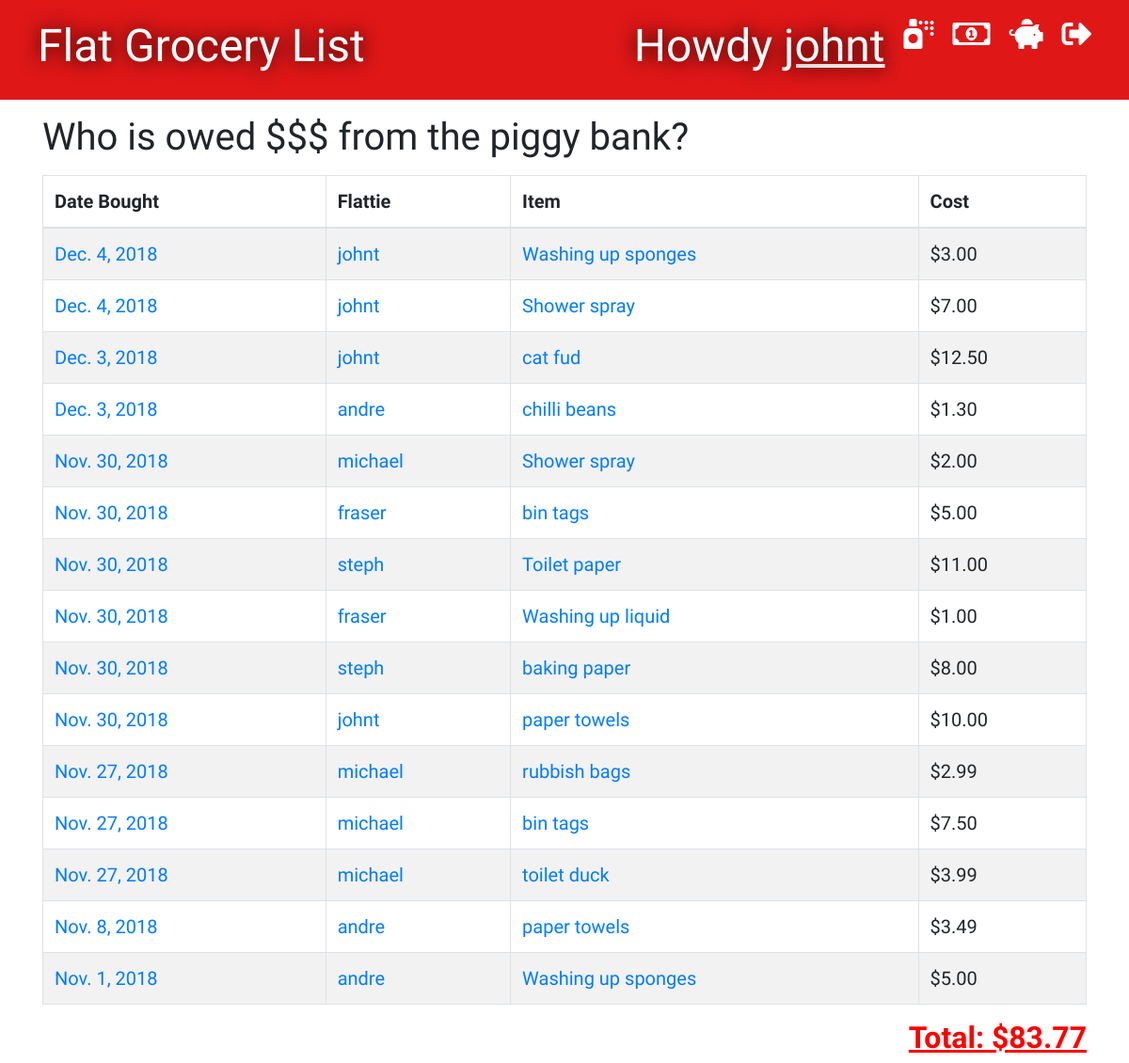
Page / (signed in) on the earlier database version.
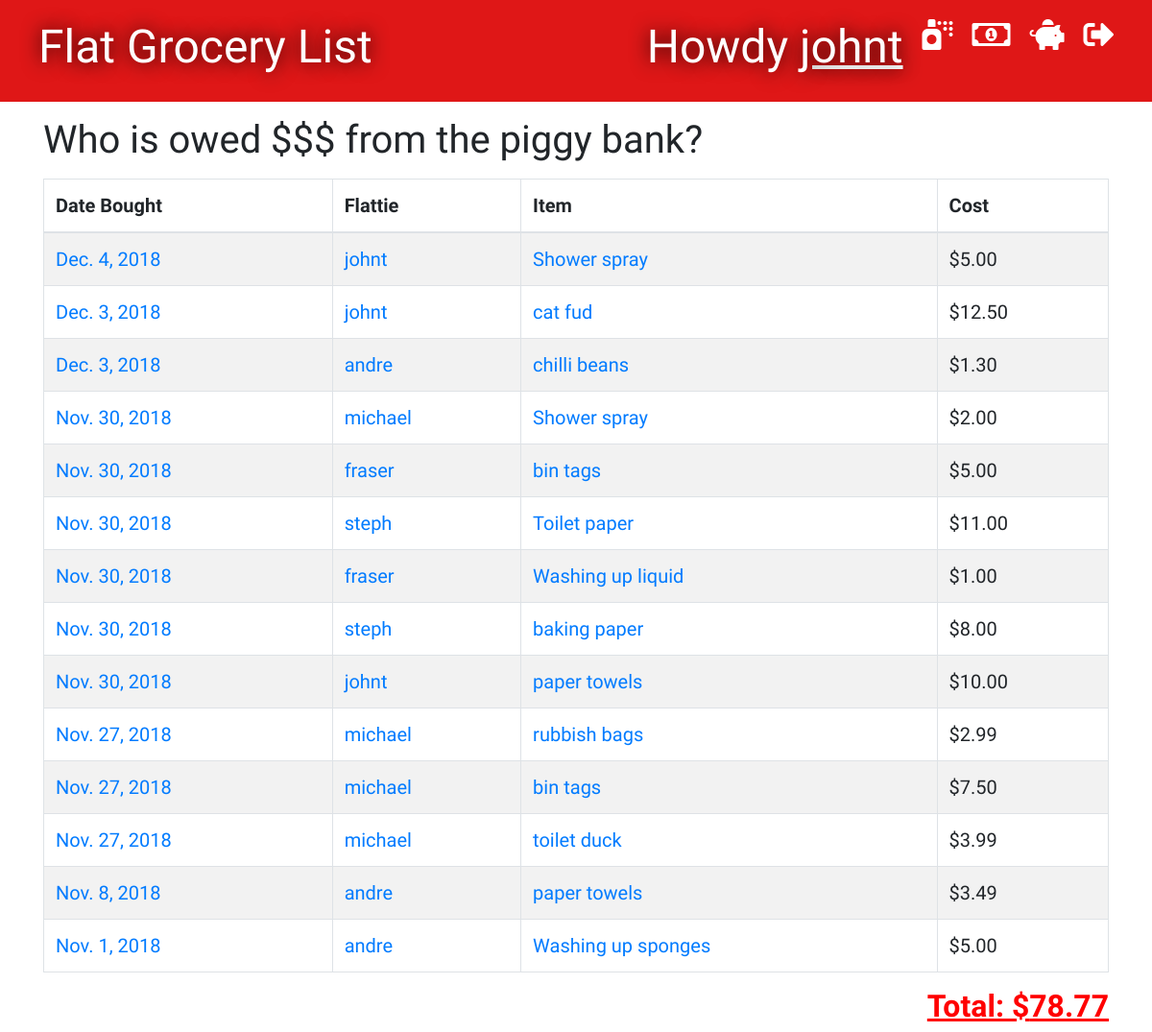
Same page on the later database version.
### groceries/models.py (models this page shows, shortened)
class Grocery(models.Model):
    person = models.ForeignKey('auth.User', on_delete=models.CASCADE)
    item = models.CharField(max_length=100)
    cost = models.DecimalField(max_digits=8, decimal_places=2)
    bought_date = models.DateField(default=timezone.now)
    paid_date = models.DateField(blank=True, null=True)

### groceries/views.py (the view)
# urls.py: path('', views.grocery_list, name='grocery_list'),
@ login_required
def grocery_list(request):
    groceries = Grocery.objects.filter(bought_date__lte=timezone.now()).filter(paid_date__isnull=True).order_by('-bought_date')
    total = 0
    for grocery in groceries:
        total += grocery.cost
    stuff_for_front_end = {'groceries': groceries, 'total': total}
    return render(request, 'groceries/groceries_list.html', stuff_for_front_end)

### groceries/templates/groceries/groceries_list.html (shortened to what this page needs)
{% extends 'groceries/base.html' %}
{% block content %}
    {% if user.is_authenticated %}
        <h1>Who is owed $$$ from the piggy bank?</h1>
        <table id="tablePreview" class="table table-striped table-hover table-bordered">
            <thead>
            <tr>
                <th>Date Bought</th>
                <th>Flattie</th>
                <th>Item</th>
                <th>Cost</th>
            </tr>
            </thead>
            <tbody>
                {% for grocery in groceries %}
                    <tr>
                        <td><a href="{% url 'bought_date_list' bought_date=grocery.bought_date %}">{{ grocery.bought_date }}</a></td>
                        <td><a href="{% url 'purchaser_list' person_id=grocery.person_id %}">{{ grocery.person }}</a></td>
                        <td><a href="{% url 'edit_item' pk=grocery.pk %}">{{ grocery.item }}</a></td>
                        <td>${{ grocery.cost }}</td>
                    </tr>
                {% endfor %}
            </tbody>
        </table>
        <div>
            <h2 style="float:right"><u>Total: ${{ total }}</u></h2>
        </div>
    {% endif %}
{% endblock %}

Differences in the rows shown:
removed Grocery: bought_date "Dec. 4, 2018", person "johnt", item "Washing up sponges", cost "3.00"
changed Grocery "Dec. 4, 2018": cost "7.00" → "5.00"
Other differences:
{{ total }}: "83.77" → "78.77"
